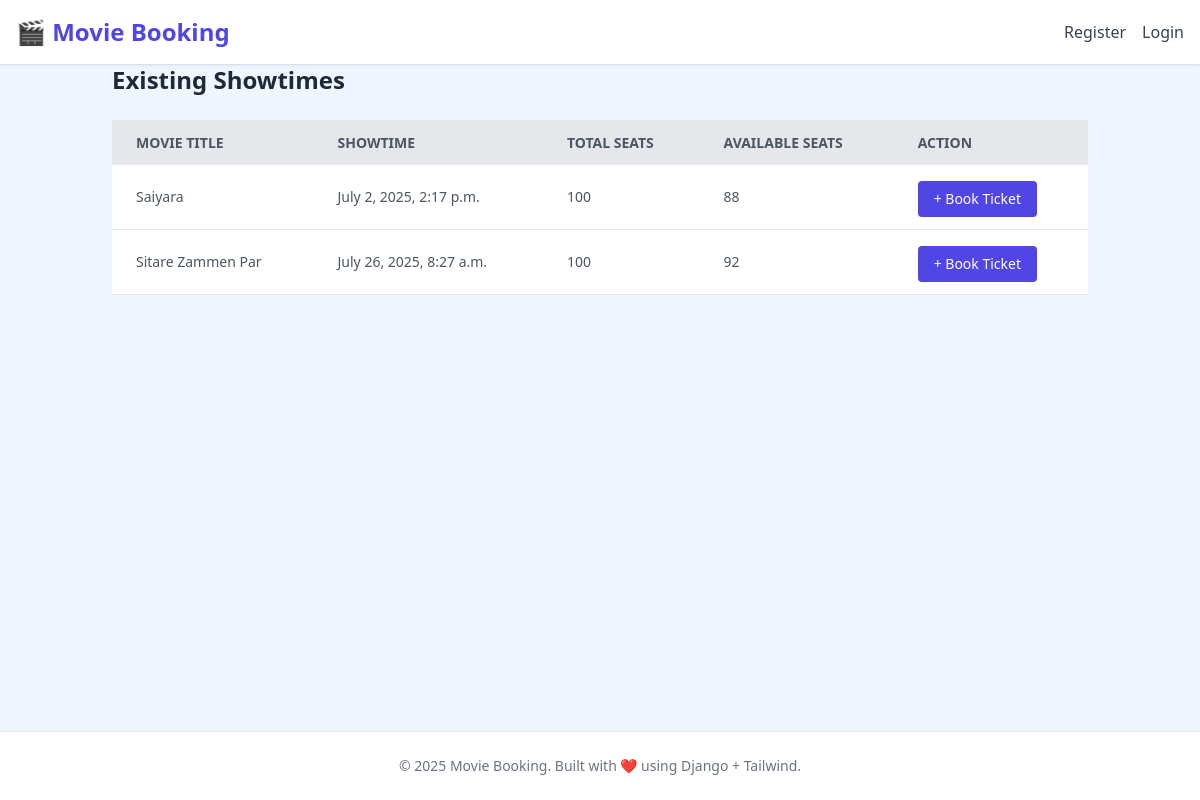
Page /showtimes/ on the earlier database version.
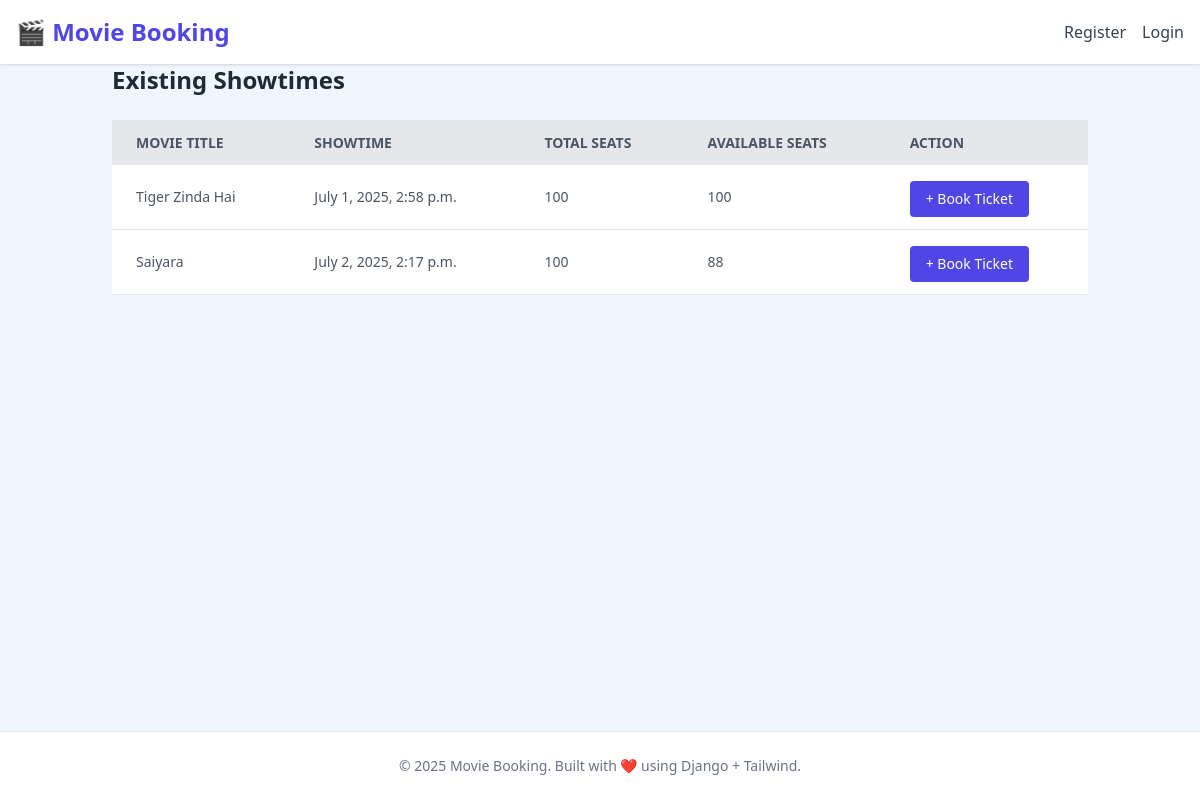
Same page on the later database version.
### booking/models.py (models this page shows, shortened)
class Showtime(models.Model):
    movie = models.ForeignKey(Movie, on_delete=models.CASCADE)
    time = models.DateTimeField()
    total_seats = models.IntegerField(default=100)
    available_seats = models.IntegerField(default=100)

class Movie(models.Model):
    title = models.CharField(max_length=100)
    genre = models.CharField(max_length=50)
    director = models.CharField(max_length=100)
    cast=models.CharField(max_length=200, help_text="List of cast members")
    release_date = models.DateField()
    duration = models.IntegerField(help_text="Duration in minutes")
    poster = models.ImageField(upload_to='posters/', blank=True, null=True)
    watch_trailer = models.URLField(max_length=200, blank=True, null=True, help_text="YouTube or video trailer link")

### booking/views.py (the view, shortened to what this page needs)
# urls.py: path('showtimes/', views.showtime_list_create, name='showtime_list_create'),
def showtime_list_create(request):
    showtimes = Showtime.objects.select_related('movie').all().order_by('time')
    movies = Movie.objects.all()
    return render(request, 'movies/showtime.html', {
        'showtimes': showtimes,
        'movies': movies,
    })

### booking/templates/movies/showtime.html (shortened to what this page needs)
<!DOCTYPE html>
<html lang="en">
<head>
  <script src="https://cdn.tailwindcss.com"></script>
</head>
<body class="bg-blue-50 min-h-screen flex flex-col">
<header class="bg-white shadow p-4 flex justify-between items-center">
  <a href="/" class="text-2xl font-bold text-indigo-600">🎬 Movie Booking</a>
  <nav class="flex items-center space-x-4">
    {% if request.user.is_authenticated %}
      <form action="{% url 'logout' %}" method="POST" class="inline">
        {% csrf_token %}
        <button type="submit" class="text-red-600 hover:text-red-800 font-medium">Logout</button>
      </form>
    {% else %}
      <a href="/register" class="text-gray-700 hover:text-indigo-600 font-medium">Register</a>
      <a href="/login" class="text-gray-700 hover:text-indigo-600 font-medium">Login</a>
    {% endif %}
  </nav>
</header>
  <div class="container mx-auto px-6 mb-6 flex justify-between items-center">
    <h2 class="text-2xl font-bold text-gray-800">Existing Showtimes</h2>
  </div>
  <div class="container mx-auto px-6 mb-12">
    <div class="overflow-x-auto">
      <table class="min-w-full bg-white rounded shadow-md">
        <thead>
          <tr class="bg-gray-200 text-gray-600 uppercase text-sm leading-normal">
            <th class="py-3 px-6 text-left">Movie Title</th>
            <th class="py-3 px-6 text-left">Showtime</th>
            <th class="py-3 px-6 text-left">Total Seats</th>
            <th class="py-3 px-6 text-left">Available Seats</th>
            <th class="py-3 px-6 text-left">Action</th>
          </tr>
        </thead>
        <tbody class="text-gray-600 text-sm font-light">
          {% for showtime in showtimes %}
          <tr class="border-b border-gray-200 hover:bg-gray-100">
            <td class="py-3 px-6">{{ showtime.movie.title }}</td>
            <td class="py-3 px-6">{{ showtime.time }}</td>
            <td class="py-3 px-6">{{ showtime.total_seats }}</td>
            <td class="py-3 px-6">{{ showtime.available_seats }}</td>
            <td class="py-3 px-6 space-x-2">
              {% if request.user.is_authenticated and request.user.is_staff %}
              <a href="{% url 'edit-showtime' showtime.id %}"
                class="bg-yellow-500 text-white px-3 py-1 rounded hover:bg-yellow-600">Edit</a>
              <form method="post" action="{% url 'delete-showtime' showtime.id %}" style="display:inline;">
                {% csrf_token %}
                <button type="submit" class="bg-red-600 text-white px-3 py-1 rounded hover:bg-red-700"
                  onclick="return confirm('Are you sure you want to delete this showtime?');">
                  Delete
                </button>
              </form>
              {% else %}
              <a href="{% url 'booking_page' showtime.id %}"
                class="bg-indigo-600 text-white px-4 py-2 rounded hover:bg-indigo-700 mt-1 inline-block text-center">
                + Book Ticket
              </a>
              {% endif %}
            </td>
          </tr>
          {% empty %}
          <tr>
            <td colspan="5" class="text-center py-6 text-gray-500">No showtimes available.</td>
          </tr>
          {% endfor %}
        </tbody>
      </table>
    </div>
  </div>
  <footer class="bg-white text-center py-6 text-sm text-gray-500 border-t mt-auto">
    © 2025 Movie Booking. Built with ❤️ using Django + Tailwind.
  </footer>
</body>
</html>

Differences in the rows shown:
removed Showtime: movie "Sitare Zammen Par", time "July 26, 2025, 8:27 a.m.", total_seats "100", available_seats "92"
added Showtime: movie "Tiger Zinda Hai", time "July 1, 2025, 2:58 p.m.", total_seats "100", available_seats "100"
